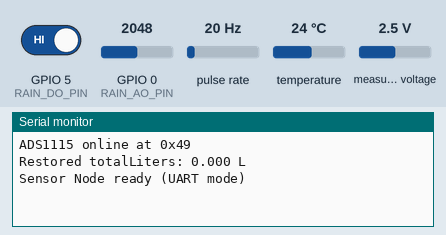
Recording of a program running on a simulated ESP32-C3. On the bench: the last lines printed to the serial monitor. Wiring (inferred from the names in the program): pulse sensor: data GPIO 3. The test bench sets the inputs (shaded band); at power-on: GPIO 5 (RAIN_DO_PIN) HIGH, pulse rate 20 Hz, temperature 24 °C, measured voltage 2.5 V, GPIO 0 (RAIN_AO_PIN) = 2048. EEPROM starts erased.

Above: at 1.2 s.
1.3 s: GPIO 5 (RAIN_DO_PIN) driven LOW
At 2.6 s:
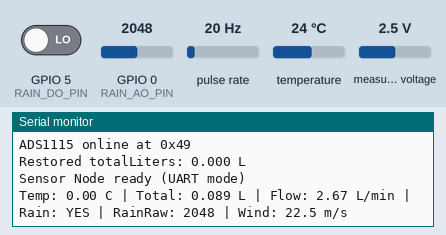
5.5 s: GPIO 5 (RAIN_DO_PIN) driven HIGH
At 6.5 s:
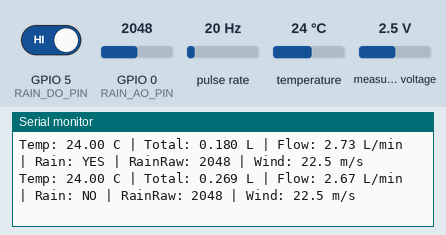
9.5 s: pulse rate (sensor on GPIO 3) set to 4 Hz
At 10.8 s:
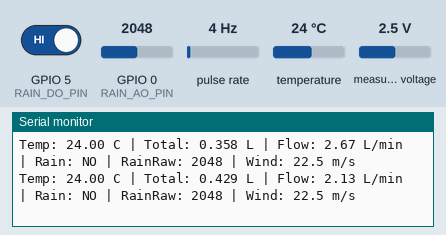
11.0 s: temperature set to 12 °C
At 12.4 s:
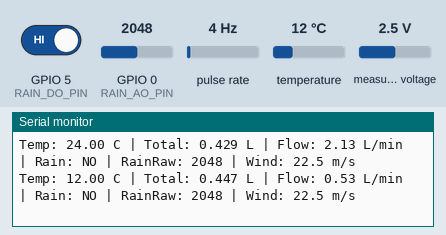
12.5 s: measured voltage set to 0.1 V
14.0 s: GPIO 0 (RAIN_AO_PIN) set to 1960
At 14.9 s:
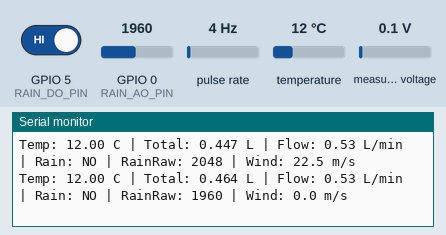
Timing chart, 0 to 16.5 s (numbered marks = the images above; inputs shaded):
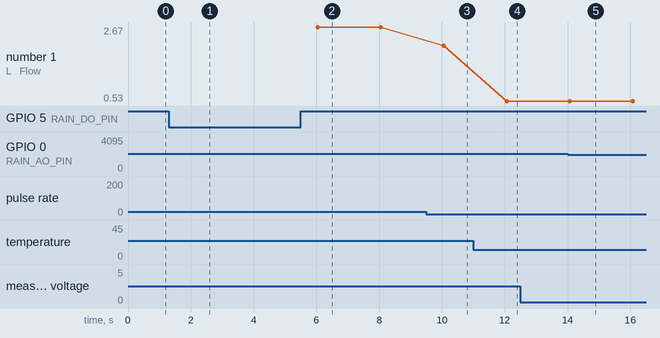

The program:

main.cpp
```cpp
/*
 * ESP32-C3 Sensor Node
 * Reads water meter, water temperature, rain sensor, and wind speed.
 * Sends sensor data to Wroom via UART every 2 seconds using framed protocol.
 *
 * UART1: TX=GPIO6 → Wroom GPIO14 (RX)
 * I2C:   SDA=GPIO8, SCL=GPIO9 → ADS1115 (addr 0x49, ADDR→VDD)
 */

#include <Arduino.h>
#include <Wire.h>
#include <Adafruit_ADS1X15.h>
#include <OneWire.h>
#include <DallasTemperature.h>
#include <Preferences.h>
#include <esp_task_wdt.h>
#include "protocol.h"

// ---- Pin definitions ----
#define FLOW_PIN    3
#define DS18B20_PIN 4
#define RAIN_DO_PIN 5
#define RAIN_AO_PIN 0
#define I2C_SDA     8
#define I2C_SCL     9

// ---- ADS1115 (address 0x49: ADDR pin tied to VDD) ----
// Channel A0: Wind speed sensor (0-5V output, 0-60 m/s)
Adafruit_ADS1115 ads;
bool adsOnline = false;
uint32_t lastAdsProbe = 0;
#define ADS_REPROBE_INTERVAL_MS 30000  // Re-probe every 30s if offline

// ---- DS18B20 (non-blocking reads) ----
OneWire oneWire(DS18B20_PIN);
DallasTemperature ds18b20(&oneWire);
bool ds18b20ConversionPending = false;
uint32_t ds18b20RequestTime = 0;
#define DS18B20_CONVERSION_MS 750  // 12-bit resolution takes 750ms

// ---- Flow sensor ----
volatile uint32_t pulseCount = 0;
float totalLiters = 0;

void IRAM_ATTR onPulse() {
    pulseCount++;
}

// ---- Persistence (save totalLiters to flash) ----
Preferences prefs;
float lastSavedLiters = 0;
uint32_t lastLitersSave = 0;
#define LITERS_SAVE_INTERVAL_MS 300000  // Save every 5 minutes
#define LITERS_SAVE_DELTA       100.0f  // Or when 100L accumulated

// ---- Sensor data ----
sensor_data_payload_t sensorData;

// ---- Read all sensors (non-blocking) ----
void readSensors(uint32_t intervalMs) {
    // DS18B20: read result from previous cycle's request
    if (ds18b20ConversionPending &&
        (millis() - ds18b20RequestTime >= DS18B20_CONVERSION_MS)) {
        float temp = ds18b20.getTempCByIndex(0);
        // DS18B20 rated range: -55°C to +125°C, but for irrigation expect > -10°C
        // (catches disconnected sensor and cold-water anomalies early)
        if (temp != DEVICE_DISCONNECTED_C && temp > -10.0f && temp < 85.0f) {
            sensorData.temperature = temp;
        }
        ds18b20ConversionPending = false;
    }

    // DS18B20: request new conversion (will be ready next cycle)
    if (!ds18b20ConversionPending) {
        ds18b20.requestTemperatures();
        ds18b20ConversionPending = true;
        ds18b20RequestTime = millis();
    }

    // Flow
    noInterrupts();
    uint32_t pulses = pulseCount;
    pulseCount = 0;
    interrupts();

    totalLiters += pulses / 450.0;
    sensorData.totalLiters = totalLiters;
    sensorData.flowRate = (pulses / 450.0) * (60000.0 / intervalMs); // L/min

    // Rain
    sensorData.isRaining = (digitalRead(RAIN_DO_PIN) == LOW) ? 1 : 0;
    sensorData.rainAnalog = analogRead(RAIN_AO_PIN);

    // Wind speed via ADS1115 channel A0
    // Sensor output: 1-5V (1V = 0 m/s, 5V = 60 m/s, <1V = sensor error)
    // Gain = GAIN_TWOTHIRDS: ±6.144V range, 1 bit = 0.1875mV
    if (adsOnline) {
        int16_t rawAdc = ads.readADC_SingleEnded(0);
        float voltage = ads.computeVolts(rawAdc);
        if (voltage < 1.0f) {
            sensorData.windSpeed = 0.0f;
        } else {
            sensorData.windSpeed = ((voltage - 1.0f) / 4.0f) * 60.0f;
        }
    } else {
        sensorData.windSpeed = 0.0f;
    }

    // Persist totalLiters periodically to survive power loss
    uint32_t now = millis();
    if ((now - lastLitersSave >= LITERS_SAVE_INTERVAL_MS) ||
        (totalLiters - lastSavedLiters >= LITERS_SAVE_DELTA)) {
        prefs.begin("sensor", false);
        prefs.putFloat("totalL", totalLiters);
        prefs.end();
        lastSavedLiters = totalLiters;
        lastLitersSave = now;
    }
}

// ---- ADS1115 re-probe (recovers from I2C bus glitch) ----
void probeAds1115() {
    if (adsOnline) return;
    if (millis() - lastAdsProbe < ADS_REPROBE_INTERVAL_MS) return;
    lastAdsProbe = millis();

    Wire.beginTransmission(0x49);
    if (Wire.endTransmission() == 0) {
        if (ads.begin(0x49, &Wire)) {
            ads.setGain(GAIN_TWOTHIRDS);
            adsOnline = true;
            Serial.println("ADS1115 recovered at 0x49");
        }
    }
}

// ---- Send framed UART packet ----
void sendSensorPacket() {
    uint8_t packet[MAX_PACKET_SIZE + 5];
    uint8_t idx = 0;
    uint8_t payloadLen = sizeof(sensor_data_payload_t);

    packet[idx++] = PACKET_START_BYTE;
    packet[idx++] = CMD_SENSOR_DATA;
    packet[idx++] = payloadLen;

    uint8_t checksum = CMD_SENSOR_DATA ^ payloadLen;
    const uint8_t* payload = (const uint8_t*)&sensorData;
    for (uint8_t i = 0; i < payloadLen; i++) {
        packet[idx++] = payload[i];
        checksum ^= payload[i];
    }

    packet[idx++] = checksum;
    packet[idx++] = PACKET_END_BYTE;

    Serial1.write(packet, idx);
}

// ---- Serial print ----
void printSensors() {
    Serial.printf("Temp: %.2f C | Total: %.3f L | Flow: %.2f L/min | Rain: %s | RainRaw: %d | Wind: %.1f m/s\n",
                  sensorData.temperature,
                  sensorData.totalLiters,
                  sensorData.flowRate,
                  sensorData.isRaining ? "YES" : "NO",
                  sensorData.rainAnalog,
                  sensorData.windSpeed);
}

void setup() {
    Serial.begin(115200);

    // Hardware watchdog: reset if loop stalls > 10 seconds
    esp_task_wdt_init(10, true);
    esp_task_wdt_add(NULL);

    // UART1 to Wroom
    Serial1.begin(UART_BAUD_RATE, SERIAL_8N1, SENSOR_NODE_UART_RX, SENSOR_NODE_UART_TX);

    // I2C for ADS1115
    Wire.begin(I2C_SDA, I2C_SCL);

    // ADS1115 at address 0x49 (ADDR pin → VDD)
    if (ads.begin(0x49, &Wire)) {
        ads.setGain(GAIN_TWOTHIRDS);  // ±6.144V range (covers 0-5V sensor)
        adsOnline = true;
        Serial.println("ADS1115 online at 0x49");
    } else {
        adsOnline = false;
        Serial.println("WARNING: ADS1115 not found at 0x49!");
    }

    // Flow sensor
    pinMode(FLOW_PIN, INPUT_PULLUP);
    attachInterrupt(digitalPinToInterrupt(FLOW_PIN), onPulse, FALLING);

    // Rain sensor
    pinMode(RAIN_DO_PIN, INPUT);

    // DS18B20 (non-blocking mode)
    ds18b20.begin();
    ds18b20.setWaitForConversion(false);

    // Restore totalLiters from flash
    prefs.begin("sensor", true);
    totalLiters = prefs.getFloat("totalL", 0.0f);
    lastSavedLiters = totalLiters;
    prefs.end();
    Serial.printf("Restored totalLiters: %.3f L\n", totalLiters);

    Serial.println("Sensor Node ready (UART mode)");
}

void loop() {
    // Feed watchdog
    esp_task_wdt_reset();

    static uint32_t lastSend = 0;
    if (millis() - lastSend >= 2000) {
        lastSend = millis();
        readSensors(2000);
        sendSensorPacket();
        printSensors();
    }

    // Re-probe ADS1115 if offline
    if (!adsOnline) probeAds1115();

    delay(10);
}
```

Measured:
- after the input at 1.3 s, the serial monitor: prints a new line after 0.72 s (image 1)
- after the input at 5.5 s, the serial monitor: prints a new line after 0.54 s (image 2)
- after the input at 9.5 s, the serial monitor: prints a new line after 0.56 s (image 3)
- after the input at 11.0 s, the serial monitor: prints a new line after 1.1 s (image 4)
- after the input at 14.0 s, the serial monitor: prints a new line after 0.07 s (image 5)
- plotted number 1: 2.67 → 2.13 after the input at 9.5 s
